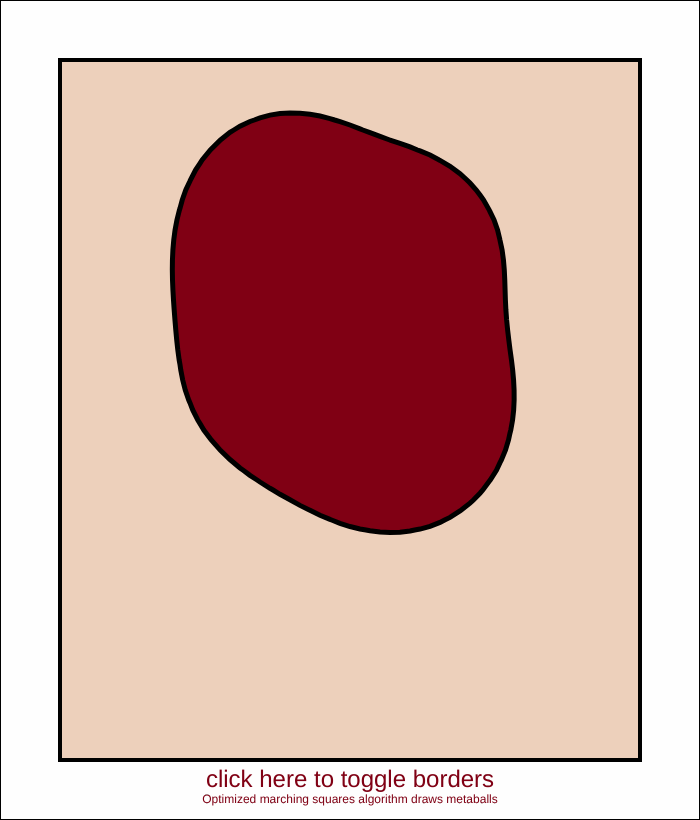
Frame 1 (no input)
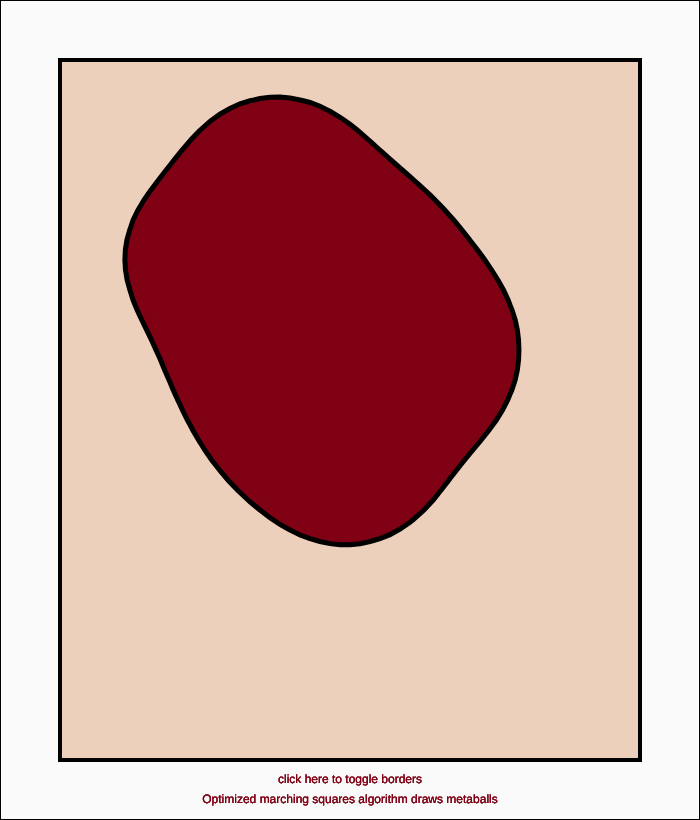
Frame 60 (no input)
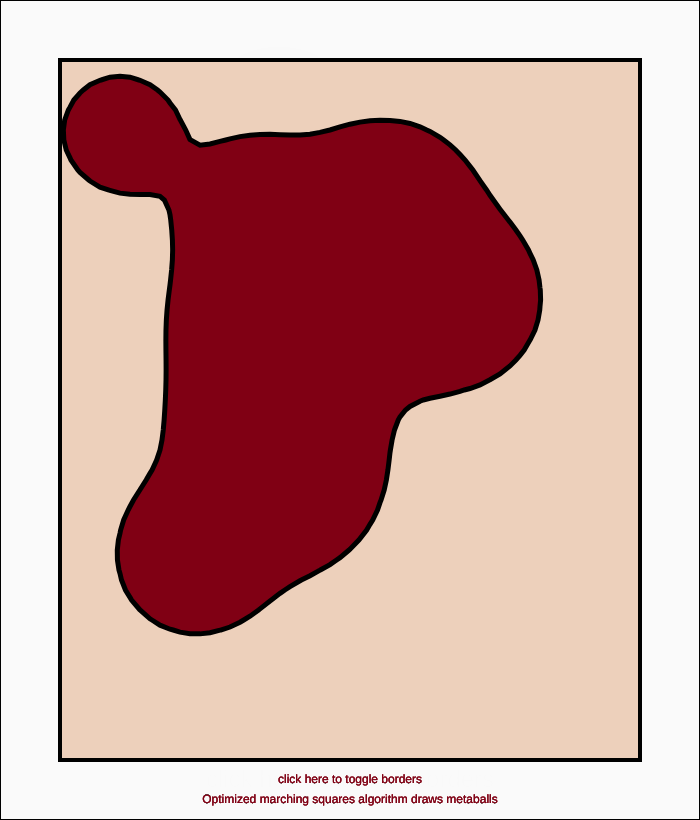
Frame 120 (the mouse pressed at the canvas centre since frame 60)

The p5.js sketch that drew these frames (run headless with seeded random() and noise() and a simulated clock; from frame 60 on, the mouse is pressed at the canvas centre):

// p5.js sketch
// ── sketch.js

/* Marching Squares / MetaBalls (metaspheres) by Goran J. www.gj3d.com */


var metaObj;
let screen_width = 700;
let screen_height = 820;
let win_frame1 = [[60, 60], [screen_width - 60, 60], [screen_width - 60, screen_height - 60], [60, screen_height - 60]]
let win_frame2 = [[0, 0], [screen_width, 0], [screen_width, screen_height], [0, screen_height]]

function preload() {
    metaObj = new marchingSq()
}


function setup() {
    canvas = createCanvas(screen_width, screen_height);
    textSize(24);
    textAlign(CENTER, CENTER);
}

function draw() {
    // background(237, 208, 187)
    metaObj.emptyArr()
    metaObj.poly(win_frame2, 2, [250, 250, 250, 50])
    metaObj.poly(win_frame1, 4, [237, 208, 187])
    metaObj.traverseStart()

    metaObj.drawPoints()
    metaObj.moveBalls()
    metaObj.nodes = {}

    // text
    strokeWeight(0)
    stroke(0)
    text('click here to toggle borders', screen_width / 2, screen_height - 40);
    textSize(12);
    text('Optimized marching squares algorithm draws metaballs', screen_width / 2, screen_height - 20);
    // line_width = map(mouseX, 0, width, 0, 10);
}

function mouseClicked() {
    if (700 < mouseY) {
        if (metaObj.line_width > 0) {
            // var newa = 0
            metaObj.line_width = 0
        } else {
            metaObj.line_width = 5
        }
        return false;
    }
}

class marchingSq {
    constructor(s_width = 700, s_height = 820, sq_size = 10, n_balls = 8) {
        this.n_balls = n_balls;
        this.balls = [];
        this.screen_width = s_width;
        this.screen_height = s_height;
        this.cell = sq_size;
        this.line_width = 5;
        this.main_color = [128, 0, 20];
        this.current_ball = 0;
        this.squareFunList = [];
        this.squareFun = {}
        // mettabals fill color
        this.mbcolor = [128, 0, 20];
        // Save nodes that are later drawn at once in the poly function
        this.drawArray = [];
        // Save visited nodes in order to avoid unnecessary calculations
        this.pointsArray = this.emptyArr()
        // Track and delete the nodes that have already been added for drawing
        this.nodes = {};
        this.start_square = { 'start_dot_number': 0, 'start_xy': [0, 0] };
        this.mballs(this.n_balls)
        this.that = this.linearY(10, 20, 30, 40)
        // this.linearY;
    }

    mballs(n_balls) {
        for (var i = 0; i < n_balls; i++) {
            this.balls.push(new Ball(random(180, 500), random(180, 500)));
        }
    }

    get get_balls() {
        return this.balls;
    }

    emptyArr() {
        // new Uint16Array(10); 
        this.pointsArray = []
        for (let i = 0, scrw = this.screen_height / this.cell + 200; i < scrw; i++) {
            this.pointsArray[i] = new Array(this.screen_width / this.cell + 200).fill(0);
        }
        // this.that = this.linearY(10, 20, 30, 40)
        return this.pointsArray
    }

    moveBalls() {
        for (var i = 0; i < this.balls.length; i++) {
            this.balls[i].move();
        }
    }

    drawPoints() {
        // draw nodes/points to canvas using poly
        for (var i = 0; i < this.balls.length; i++) {
            this.poly(this.drawArray[i])
        }
        // clean drawArray
        for (var i = 0; i < this.balls.length; i++) {
            this.drawArray[i] = []
        }
    }

    poly(listN, line = this.line_width, color = this.mbcolor) {
        smooth();
        strokeWeight(line);
        stroke(0);
        fill(color);
        beginShape();
        for (let n = 0, len = listN.length; n < len; n++) {
            vertex(listN[n][0], listN[n][1]);
        }
        endShape(CLOSE);
    }

    traverseStart() {
        let i, j, r;
        let dot_num;
        /// TODO
        this.balls.forEach((ball, index) => {
            this.current_ball = index
            // math floor to make whole number and keep it on grid
            i = Math.floor(ball.posx / this.cell);
            j = Math.floor(ball.posy / this.cell);
            r = Math.floor(ball.rad / this.cell);
            for (let d = 0, f = screen_height / this.cell * 2; d < f; d++) {
                dot_num = this.findSquareDots(i, j);
                //debug
                // print(' DOT NUMBER ' + dot_num)
                if (0 < dot_num && dot_num < 15) {
                    this.drawArray[this.current_ball] = [];
                    this.start_square['start_dot_num'] = dot_num;
                    this.start_square['start_xy'] = [i * this.cell, j * this.cell];
                    this.drawSquare(i * this.cell, j * this.cell, dot_num, i * this.cell, j * this.cell - 1);
                    break;
                } else {
                    i = i;
                    j += 1;
                }
            }

        });
    }

    traverse(x, y, oldx, oldy) {
        let i = x / this.cell;
        let j = y / this.cell;
        this.nodes[i + '_' + j] = 1
        let dot_num = this.findSquareDots(i, j);
        if (this.start_square['start_dot_num'] === dot_num) {
            // debug
            // console.log('YES first')
            if (this.start_square['start_xy'].join() === [x, y].join()) {
                // console.log('YES')
            } else {
                this.drawSquare(x, y, dot_num, oldx, oldy);
            }
        } else {
            this.drawSquare(x, y, dot_num, oldx, oldy);
        }
    }

    findSquareDots(i, j) {
        let positions = [[0, 0], [0, 1], [1, 1], [1, 0]];
        for (let a = 0; a < positions.length; a++) {
            let pos1 = positions[a][0] + i;
            let pos2 = positions[a][1] + j;
            if (this.pointsArray[pos1][pos2] == 0) {
                this.pointsArray[pos1][pos2] = this.nodeVal(pos1, pos2);
            }
        }
        let square_dots = [this.pointsArray[i][j], this.pointsArray[i + 1][j],
        this.pointsArray[i + 1][j + 1], this.pointsArray[i][j + 1]]
        return this.findNumber(square_dots);
    }
    // TODO DELETE
    pass() {
        console.log('pass')
    }

    findNumber(square_dots) {
        let binary_num = 0;
        square_dots.forEach(dot => {
            if (dot >= 1) {
                binary_num = (binary_num << 1) | 0b0001;
            } else {
                binary_num = (binary_num << 1) | 0b0000;
            }
        });
        return binary_num;
    }

    nodeVal(pos1, pos2) {
        let posx = pos1 * this.cell;
        let posy = pos2 * this.cell;
        let sumList = [];
        let x, y, r, divisor;
        for (let n = 0, len = this.balls.length; n < len; n++) {
            x = this.balls[n].posx;
            y = this.balls[n].posy;
            r = this.balls[n].rad;
            divisor = ((posx - x) ** 2 + (posy - y) ** 2);
            if (divisor !== 0) {
                sumList.push(r ** 2 / divisor);
            } else {
                sumList.push(r);
            }
        }
        return sumList.reduce((a, b) => a + b, 0);
    }

    drawSquare(posx, posy, fun_number, oldx, oldy) {
        switch (fun_number) {
            case 1:
                this.sq_0001(posx, posy, oldx, oldy);
                break;
            case 2:
                this.sq_0010(posx, posy, oldx, oldy);
                break;
            case 3:
                this.sq_0011(posx, posy, oldx, oldy);
                break;
            case 4:
                this.sq_0100(posx, posy, oldx, oldy);
                break;
            case 5:
                this.sq_0101(posx, posy, oldx, oldy);
                break;
            case 6:
                this.sq_0110(posx, posy, oldx, oldy);
                break;
            case 7:
                this.sq_0111(posx, posy, oldx, oldy);
                break;
            case 8:
                this.sq_1000(posx, posy, oldx, oldy);
                break;
            case 9:
                this.sq_1001(posx, posy, oldx, oldy);
                break;
            case 10:
                this.sq_1010(posx, posy, oldx, oldy);
                break;
            case 11:
                this.sq_1011(posx, posy, oldx, oldy);
                break;
            case 12:
                this.sq_1100(posx, posy, oldx, oldy);
                break;
            case 13:
                this.sq_1101(posx, posy, oldx, oldy);
                break;
            case 14:
                this.sq_1110(posx, posy, oldx, oldy);
                break;
            case 0:
                this.sq_0000(posx, posy, oldx, oldy);
                break;
            case 15:
                this.sq_1111(posx, posy, oldx, oldy);
            // break;
        }
    }

    // I don't want to draw duplicates, so I check if the variable exists 
    // in the list of nodes ready for draw
    if_in_nodes(v) {
        if (this.nodes.hasOwnProperty(v[0] + '_' + v[1])) {
            this.drawArray[this.current_ball] = [];
            return true;
        } else {
            // if not ad new value to nodes list
            this.nodes[v[0] + '_' + v[1]] = 1;
            this.drawArray[this.current_ball].push(v);
            return false;
        };
    };

    linearY(ax, ay, bx, by) {
        // console.log(this.pointsArray);
        let iax, iay, ibx, iby;
        iax = ax / this.cell;
        iay = ay / this.cell;
        ibx = bx / this.cell;
        iby = by / this.cell;
        return ay + (by - ay) * ((1 - this.pointsArray[iax][iay]) /
            (this.pointsArray[ibx][iby] - this.pointsArray[iax][iay]));
    };

    linearX(ax, ay, bx, by) {
        let i_ax, i_ay, i_bx, i_by;
        i_ax = ax / this.cell;
        i_ay = ay / this.cell;
        i_bx = bx / this.cell;
        i_by = by / this.cell;
        return ax + (bx - ax) * ((1 - this.pointsArray[i_ax][i_ay]) /
            (this.pointsArray[i_bx][i_by] - this.pointsArray[i_ax][i_ay]));
    };

    sq_0001(x, y, oldx, oldy) {
        let v = [x, this.linearY(x, y, x, y + this.cell)];
        if (!this.if_in_nodes(v)) {
            this.traverse(x - this.cell, y, x, y)
        }
    }
    sq_1010(x, y, oldx, oldy) {
        if (oldx > x) {
            let v = [this.linearX(x, y + this.cell, x + this.cell, y + this.cell), y + this.cell];
            if (!this.if_in_nodes(v)) {
                this.traverse(x, y + this.cell, x, y)
            }
        } else if (oldx < x) {
            let v = [this.linearX(x, y, x + this.cell, y), y];
            if (!this.if_in_nodes(v)) {
                this.traverse(x, y - this.cell, x, y)
            }
        } else {
            console.log('SOMETHING WENT WRONG!')
        }
    }
    sq_0101(x, y, oldx, oldy) {
        if (oldy > y) {
            let v = [x + this.cell, this.linearY(x + this.cell, y, x + this.cell, y + this.cell)];
            if (!this.if_in_nodes(v)) {
                this.traverse(x + this.cell, y, x, y)
            }
        } else if (oldy < y) {
            let v = [x, this.linearY(x, y, x, y + this.cell)];
            if (!this.if_in_nodes(v)) {
                this.traverse(x - this.cell, y, x, y)
            }
        } else {
            console.log('SOMETHING WENT WRONG!')
        }
    }
    sq_1001(x, y, oldx, oldy) {
        let v = [this.linearX(x, y, x + this.cell, y), y];
        if (!this.if_in_nodes(v)) {
            this.traverse(x, y - this.cell, x, y)
        }
    }
    sq_0110(x, y, oldx, oldy) {
        let v = [this.linearX(x, y + this.cell, x + this.cell, y + this.cell), y + this.cell];
        if (!this.if_in_nodes(v)) {
            this.traverse(x, y + this.cell, x, y)
        }
    }
    sq_1100(x, y, oldx, oldy) {
        // let test = this.emptyArr()
        // console.log(test)
        let v = [x + this.cell, this.linearY(x + this.cell, y, x + this.cell, y + this.cell)];
        if (!this.if_in_nodes(v)) {
            this.traverse(x + this.cell, y, x, y);
        };
    };
    sq_0011(x, y, oldx, oldy) {
        let v = [x, this.linearY(x, y, x, y + this.cell)];
        if (!this.if_in_nodes(v)) {
            this.traverse(x - this.cell, y, x, y);
        };
    };
    sq_1111(x, y, oldx, oldy) {
        // no call should be made to function 0 in this optimised version
        console.log('SOMETHING WENT WRONG! Number 15 has been caled!!')
        this.traverse(x, y + this.cell, x, y)
    }
    sq_0111(x, y, oldx, oldy) {
        let v = [x, this.linearY(x, y, x, y + this.cell)];
        if (!this.if_in_nodes(v)) {
            this.traverse(x - this.cell, y, x, y)
        }
    }
    sq_1000(x, y, oldx, oldy) {
        let v = [this.linearX(x, y, x + this.cell, y), y];
        if (!this.if_in_nodes(v)) {
            this.traverse(x, y - this.cell, x, y)
        }
    }
    sq_1011(x, y, oldx, oldy) {
        let v = [this.linearX(x, y, x + this.cell, y), y];
        if (!this.if_in_nodes(v)) {
            this.traverse(x, y - this.cell, x, y)
        }
    }
    sq_0100(x, y, oldx, oldy) {
        let v = [x + this.cell, this.linearY(x + this.cell, y, x + this.cell, y + this.cell)];
        if (!this.if_in_nodes(v)) {
            this.traverse(x + this.cell, y, x, y)
        }
    }
    sq_1101(x, y, oldx, oldy) {
        let v = [x + this.cell, this.linearY(x + this.cell, y, x + this.cell, y + this.cell)];
        if (!this.if_in_nodes(v)) {
            this.traverse(x + this.cell, y, x, y)
        }
    }
    sq_1110(x, y, oldx, oldy) {
        let v = [this.linearX(x, y + this.cell, x + this.cell, y + this.cell), y + this.cell];
        if (!this.if_in_nodes(v)) {
            this.traverse(x, y + this.cell, x, y)
        }
    }
    sq_0010(x, y, oldx, oldy) {
        let v = [this.linearX(x, y + this.cell, x + this.cell, y + this.cell), y + this.cell];
        if (!this.if_in_nodes(v)) {
            this.traverse(x, y + this.cell, x, y)
        }
    }
    sq_0000(x, y, oldx, oldy) {
        // no call should be made to function 0 in this optimised version
        // 0 is empty function that dosn-t have a geometry
        console.log('SOMETHING WENT WRONG! Number 0 has been caled!!')
        return undefined;
    }
}

class Ball {
    constructor(startx, starty) {
        this.position = createVector(startx, starty);
        this.velocity;
        this.speed = random(0.8, 4.0);
        // this.speed = 2;
        this.angle = random(360);
        // this.angle = 180;
        this.radius = Math.floor(random(35, 70));
        this.findVelocity();
    }
    findVelocity() {
        this.velocity = p5.Vector.fromAngle(radians(this.angle));
        this.velocity.mult(this.speed);
    }
    get posx() {
        return this.position.x;
    }
    get posy() {
        return this.position.y;
    }
    get rad() {
        return this.radius;
    }

    move() {
        /// maybe to use vector rotate here
        var newPos = p5.Vector.add(this.position, this.velocity);
        // print(newPos) and small random angle
        let ranAngle = random(-2.0, 2.0);
        if (newPos.x > width - (this.radius + 60) || newPos.x < 0 + (this.radius + 60)) {
            this.angle = 180 - this.angle + ranAngle;
            this.findVelocity();
        }
        if (newPos.y > height - (this.radius + 60) || newPos.y < 0 + (this.radius + 60)) {
            this.angle = 360 - this.angle + ranAngle;
            this.findVelocity();
        }
        this.position.add(this.velocity);
        // debuging
        // ellipse(this.position.x, this.position.y, this.radius * 2, this.radius * 2);
        // console.log(this.position.x, this.position.y, this.radius)
    }
}
